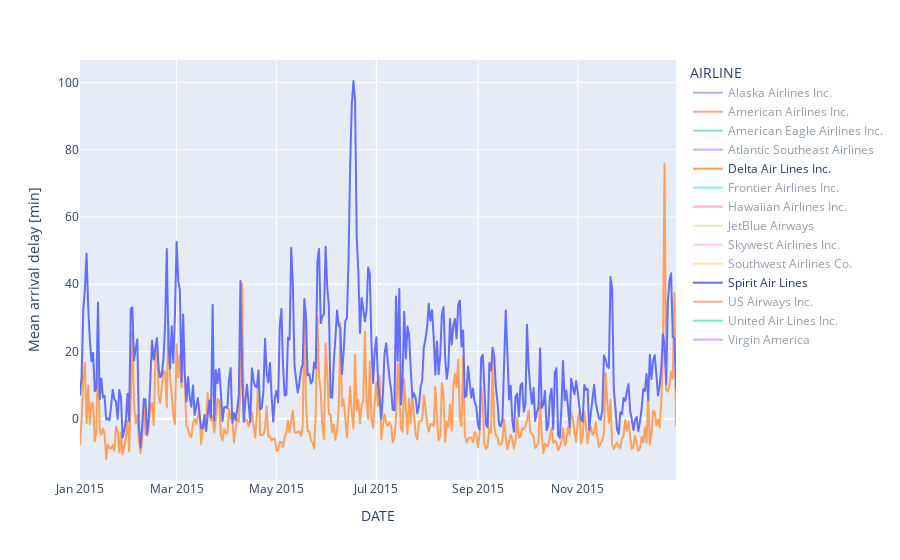

Notebook source saved alongside this figure:
### Markdown cell above
#### Airline arrival delays time-series

### Code cell
# we want to plot the time series of arrival delays for all airlines by first highlighting Delta Air Lines vs Spirit Air Lines
fig = px.line(flights_df.groupby(['AIRLINE', 'DATE'])['ARRIVAL_DELAY'].mean().unstack(level=0), labels={'value': 'Mean arrival delay [min]'})
fig.update_traces(visible="legendonly", selector=lambda x: not x.name in ['Delta Air Lines Inc.', 'Spirit Air Lines'])
fig.show()

### Figure 1 — Plotly figure (JSON) as saved in the notebook; plotly's stock layout.template omitted (floating-point values rounded to 4 significant figures; data arrays with more than 128 entries replaced by an {"elided": "..."} marker saying what was removed)
{"data": [{"hovertemplate": "AIRLINE=Alaska Airlines Inc.<br>DATE=%{x}<br>Mean arrival delay [min]=%{y}<extra></extra>", "legendgroup": "Alaska Airlines Inc.", "line": {"color": "#636efa", "dash": "solid"}, "marker": {"symbol": "circle"}, "mode": "lines", "name": "Alaska Airlines Inc.", "showlegend": true, "type": "scattergl", "visible": "legendonly", "x": {"elided": "365 str values"}, "xaxis": "x", "y": {"elided": "365 float values"}, "yaxis": "y"}, {"hovertemplate": "AIRLINE=American Airlines Inc.<br>DATE=%{x}<br>Mean arrival delay [min]=%{y}<extra></extra>", "legendgroup": "American Airlines Inc.", "line": {"color": "#EF553B", "dash": "solid"}, "marker": {"symbol": "circle"}, "mode": "lines", "name": "American Airlines Inc.", "showlegend": true, "type": "scattergl", "visible": "legendonly", "x": {"elided": "365 str values"}, "xaxis": "x", "y": {"elided": "365 float values"}, "yaxis": "y"}, {"hovertemplate": "AIRLINE=American Eagle Airlines Inc.<br>DATE=%{x}<br>Mean arrival delay [min]=%{y}<extra></extra>", "legendgroup": "American Eagle Airlines Inc.", "line": {"color": "#00cc96", "dash": "solid"}, "marker": {"symbol": "circle"}, "mode": "lines", "name": "American Eagle Airlines Inc.", "showlegend": true, "type": "scattergl", "visible": "legendonly", "x": {"elided": "365 str values"}, "xaxis": "x", "y": {"elided": "365 float values"}, "yaxis": "y"}, {"hovertemplate": "AIRLINE=Atlantic Southeast Airlines<br>DATE=%{x}<br>Mean arrival delay [min]=%{y}<extra></extra>", "legendgroup": "Atlantic Southeast Airlines", "line": {"color": "#ab63fa", "dash": "solid"}, "marker": {"symbol": "circle"}, "mode": "lines", "name": "Atlantic Southeast Airlines", "showlegend": true, "type": "scattergl", "visible": "legendonly", "x": {"elided": "365 str values"}, "xaxis": "x", "y": {"elided": "365 float values"}, "yaxis": "y"}, {"hovertemplate": "AIRLINE=Delta Air Lines Inc.<br>DATE=%{x}<br>Mean arrival delay [min]=%{y}<extra></extra>", "legendgroup": "Delta Air Lines Inc.", "line": {"color": "#FFA15A", "dash": "solid"}, "marker": {"symbol": "circle"}, "mode": "lines", "name": "Delta Air Lines Inc.", "showlegend": true, "type": "scattergl", "x": {"elided": "365 str values"}, "xaxis": "x", "y": {"elided": "365 float values"}, "yaxis": "y"}, {"hovertemplate": "AIRLINE=Frontier Airlines Inc.<br>DATE=%{x}<br>Mean arrival delay [min]=%{y}<extra></extra>", "legendgroup": "Frontier Airlines Inc.", "line": {"color": "#19d3f3", "dash": "solid"}, "marker": {"symbol": "circle"}, "mode": "lines", "name": "Frontier Airlines Inc.", "showlegend": true, "type": "scattergl", "visible": "legendonly", "x": {"elided": "365 str values"}, "xaxis": "x", "y": {"elided": "365 float values"}, "yaxis": "y"}, {"hovertemplate": "AIRLINE=Hawaiian Airlines Inc.<br>DATE=%{x}<br>Mean arrival delay [min]=%{y}<extra></extra>", "legendgroup": "Hawaiian Airlines Inc.", "line": {"color": "#FF6692", "dash": "solid"}, "marker": {"symbol": "circle"}, "mode": "lines", "name": "Hawaiian Airlines Inc.", "showlegend": true, "type": "scattergl", "visible": "legendonly", "x": {"elided": "365 str values"}, "xaxis": "x", "y": {"elided": "365 float values"}, "yaxis": "y"}, {"hovertemplate": "AIRLINE=JetBlue Airways<br>DATE=%{x}<br>Mean arrival delay [min]=%{y}<extra></extra>", "legendgroup": "JetBlue Airways", "line": {"color": "#B6E880", "dash": "solid"}, "marker": {"symbol": "circle"}, "mode": "lines", "name": "JetBlue Airways", "showlegend": true, "type": "scattergl", "visible": "legendonly", "x": {"elided": "365 str values"}, "xaxis": "x", "y": {"elided": "365 float values"}, "yaxis": "y"}, {"hovertemplate": "AIRLINE=Skywest Airlines Inc.<br>DATE=%{x}<br>Mean arrival delay [min]=%{y}<extra></extra>", "legendgroup": "Skywest Airlines Inc.", "line": {"color": "#FF97FF", "dash": "solid"}, "marker": {"symbol": "circle"}, "mode": "lines", "name": "Skywest Airlines Inc.", "showlegend": true, "type": "scattergl", "visible": "legendonly", "x": {"elided": "365 str values"}, "xaxis": "x", "y": {"elided": "365 float values"}, "yaxis": "y"}, {"hovertemplate": "AIRLINE=Southwest Airlines Co.<br>DATE=%{x}<br>Mean arrival delay [min]=%{y}<extra></extra>", "legendgroup": "Southwest Airlines Co.", "line": {"color": "#FECB52", "dash": "solid"}, "marker": {"symbol": "circle"}, "mode": "lines", "name": "Southwest Airlines Co.", "showlegend": true, "type": "scattergl", "visible": "legendonly", "x": {"elided": "365 str values"}, "xaxis": "x", "y": {"elided": "365 float values"}, "yaxis": "y"}, {"hovertemplate": "AIRLINE=Spirit Air Lines<br>DATE=%{x}<br>Mean arrival delay [min]=%{y}<extra></extra>", "legendgroup": "Spirit Air Lines", "line": {"color": "#636efa", "dash": "solid"}, "marker": {"symbol": "circle"}, "mode": "lines", "name": "Spirit Air Lines", "showlegend": true, "type": "scattergl", "x": {"elided": "365 str values"}, "xaxis": "x", "y": {"elided": "365 float values"}, "yaxis": "y"}, {"hovertemplate": "AIRLINE=US Airways Inc.<br>DATE=%{x}<br>Mean arrival delay [min]=%{y}<extra></extra>", "legendgroup": "US Airways Inc.", "line": {"color": "#EF553B", "dash": "solid"}, "marker": {"symbol": "circle"}, "mode": "lines", "name": "US Airways Inc.", "showlegend": true, "type": "scattergl", "visible": "legendonly", "x": {"elided": "365 str values"}, "xaxis": "x", "y": {"elided": "365 float values"}, "yaxis": "y"}, {"hovertemplate": "AIRLINE=United Air Lines Inc.<br>DATE=%{x}<br>Mean arrival delay [min]=%{y}<extra></extra>", "legendgroup": "United Air Lines Inc.", "line": {"color": "#00cc96", "dash": "solid"}, "marker": {"symbol": "circle"}, "mode": "lines", "name": "United Air Lines Inc.", "showlegend": true, "type": "scattergl", "visible": "legendonly", "x": {"elided": "365 str values"}, "xaxis": "x", "y": {"elided": "365 float values"}, "yaxis": "y"}, {"hovertemplate": "AIRLINE=Virgin America<br>DATE=%{x}<br>Mean arrival delay [min]=%{y}<extra></extra>", "legendgroup": "Virgin America", "line": {"color": "#ab63fa", "dash": "solid"}, "marker": {"symbol": "circle"}, "mode": "lines", "name": "Virgin America", "showlegend": true, "type": "scattergl", "visible": "legendonly", "x": {"elided": "365 str values"}, "xaxis": "x", "y": {"elided": "365 float values"}, "yaxis": "y"}], "layout": {"legend": {"title": {"text": "AIRLINE"}, "tracegroupgap": 0}, "margin": {"t": 60}, "xaxis": {"anchor": "y", "domain": [0, 1], "title": {"text": "DATE"}}, "yaxis": {"anchor": "x", "domain": [0, 1], "title": {"text": "Mean arrival delay [min]"}}}}
